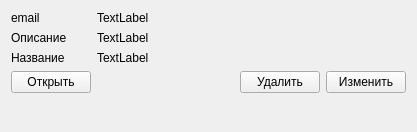
<?xml version="1.0" encoding="UTF-8"?>
<ui version="4.0">
 <class>company</class>
 <widget class="QWidget" name="company">
  <property name="geometry">
   <rect>
    <x>0</x>
    <y>0</y>
    <width>417</width>
    <height>132</height>
   </rect>
  </property>
  <property name="windowTitle">
   <string>company</string>
  </property>
  <layout class="QFormLayout" name="formLayout">
   <item row="0" column="0">
    <widget class="QLabel" name="label">
     <property name="text">
      <string>email</string>
     </property>
    </widget>
   </item>
   <item row="0" column="1">
    <widget class="QLabel" name="email">
     <property name="text">
      <string>TextLabel</string>
     </property>
    </widget>
   </item>
   <item row="1" column="0">
    <widget class="QLabel" name="label_2">
     <property name="text">
      <string>Описание</string>
     </property>
    </widget>
   </item>
   <item row="1" column="1">
    <widget class="QLabel" name="description">
     <property name="text">
      <string>TextLabel</string>
     </property>
    </widget>
   </item>
   <item row="2" column="0">
    <widget class="QLabel" name="label_3">
     <property name="text">
      <string>Название</string>
     </property>
    </widget>
   </item>
   <item row="2" column="1">
    <widget class="QLabel" name="name">
     <property name="text">
      <string>TextLabel</string>
     </property>
    </widget>
   </item>
   <item row="3" column="0">
    <widget class="QPushButton" name="pushButton">
     <property name="text">
      <string>Открыть</string>
     </property>
    </widget>
   </item>
   <item row="3" column="1">
    <layout class="QHBoxLayout" name="horizontalLayout">
     <item>
      <spacer name="horizontalSpacer">
       <property name="orientation">
        <enum>Qt::Horizontal</enum>
       </property>
       <property name="sizeHint" stdset="0">
        <size>
         <width>40</width>
         <height>20</height>
        </size>
       </property>
      </spacer>
     </item>
     <item>
      <widget class="QPushButton" name="del_btn">
       <property name="enabled">
        <bool>true</bool>
       </property>
       <property name="text">
        <string>Удалить</string>
       </property>
      </widget>
     </item>
     <item>
      <widget class="QPushButton" name="change_btn">
       <property name="text">
        <string>Изменить</string>
       </property>
       <property name="icon">
        <iconset theme="accessories-text-editor"/>
       </property>
      </widget>
     </item>
    </layout>
   </item>
  </layout>
 </widget>
 <resources/>
 <connections/>
</ui>
